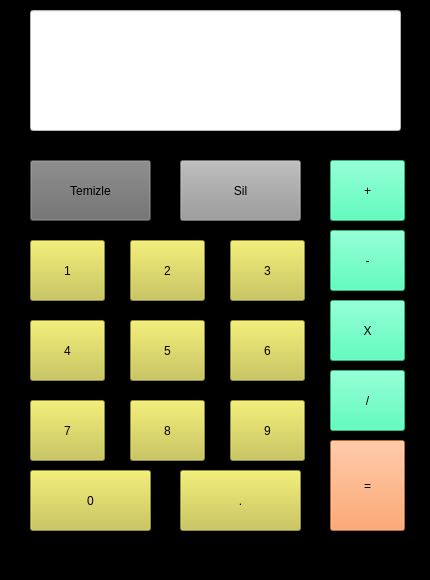
<?xml version="1.0" encoding="UTF-8"?>
<ui version="4.0">
 <class>mainWindow</class>
 <widget class="QMainWindow" name="mainWindow">
  <property name="geometry">
   <rect>
    <x>0</x>
    <y>0</y>
    <width>430</width>
    <height>580</height>
   </rect>
  </property>
  <property name="minimumSize">
   <size>
    <width>430</width>
    <height>580</height>
   </size>
  </property>
  <property name="maximumSize">
   <size>
    <width>430</width>
    <height>580</height>
   </size>
  </property>
  <property name="windowTitle">
   <string>Hesap Makinesi</string>
  </property>
  <property name="styleSheet">
   <string notr="true">background-color: rgb(0, 0, 0);</string>
  </property>
  <widget class="QWidget" name="centralwidget">
   <widget class="QPushButton" name="deleteButton">
    <property name="geometry">
     <rect>
      <x>180</x>
      <y>160</y>
      <width>121</width>
      <height>61</height>
     </rect>
    </property>
    <property name="styleSheet">
     <string notr="true">background-color: rgb(154, 154, 154);</string>
    </property>
    <property name="text">
     <string>Sil</string>
    </property>
   </widget>
   <widget class="QPushButton" name="plusButton">
    <property name="geometry">
     <rect>
      <x>330</x>
      <y>160</y>
      <width>75</width>
      <height>61</height>
     </rect>
    </property>
    <property name="styleSheet">
     <string notr="true">background-color: rgb(47, 255, 175);</string>
    </property>
    <property name="text">
     <string>+</string>
    </property>
   </widget>
   <widget class="QPushButton" name="equalButton">
    <property name="geometry">
     <rect>
      <x>330</x>
      <y>440</y>
      <width>75</width>
      <height>91</height>
     </rect>
    </property>
    <property name="styleSheet">
     <string notr="true">background-color: rgb(255, 146, 74);</string>
    </property>
    <property name="text">
     <string>=</string>
    </property>
   </widget>
   <widget class="QPushButton" name="minusButton">
    <property name="geometry">
     <rect>
      <x>330</x>
      <y>230</y>
      <width>75</width>
      <height>61</height>
     </rect>
    </property>
    <property name="styleSheet">
     <string notr="true">background-color: rgb(47, 255, 175);</string>
    </property>
    <property name="text">
     <string>-</string>
    </property>
   </widget>
   <widget class="QPushButton" name="threeButton">
    <property name="geometry">
     <rect>
      <x>230</x>
      <y>240</y>
      <width>75</width>
      <height>61</height>
     </rect>
    </property>
    <property name="styleSheet">
     <string notr="true">background-color: rgb(202, 198, 69);</string>
    </property>
    <property name="text">
     <string>3</string>
    </property>
   </widget>
   <widget class="QPushButton" name="twoButton">
    <property name="geometry">
     <rect>
      <x>130</x>
      <y>240</y>
      <width>75</width>
      <height>61</height>
     </rect>
    </property>
    <property name="styleSheet">
     <string notr="true">background-color: rgb(202, 198, 69);</string>
    </property>
    <property name="text">
     <string>2</string>
    </property>
   </widget>
   <widget class="QPushButton" name="oneButton">
    <property name="geometry">
     <rect>
      <x>30</x>
      <y>240</y>
      <width>75</width>
      <height>61</height>
     </rect>
    </property>
    <property name="styleSheet">
     <string notr="true">background-color: rgb(202, 198, 69);</string>
    </property>
    <property name="text">
     <string>1</string>
    </property>
   </widget>
   <widget class="QPushButton" name="sixButton">
    <property name="geometry">
     <rect>
      <x>230</x>
      <y>320</y>
      <width>75</width>
      <height>61</height>
     </rect>
    </property>
    <property name="styleSheet">
     <string notr="true">background-color: rgb(202, 198, 69);</string>
    </property>
    <property name="text">
     <string>6</string>
    </property>
   </widget>
   <widget class="QPushButton" name="fiveButton">
    <property name="geometry">
     <rect>
      <x>130</x>
      <y>320</y>
      <width>75</width>
      <height>61</height>
     </rect>
    </property>
    <property name="styleSheet">
     <string notr="true">background-color: rgb(202, 198, 69);</string>
    </property>
    <property name="text">
     <string>5</string>
    </property>
   </widget>
   <widget class="QPushButton" name="multipliedButton">
    <property name="geometry">
     <rect>
      <x>330</x>
      <y>300</y>
      <width>75</width>
      <height>61</height>
     </rect>
    </property>
    <property name="styleSheet">
     <string notr="true">background-color: rgb(47, 255, 175);</string>
    </property>
    <property name="text">
     <string>X</string>
    </property>
   </widget>
   <widget class="QPushButton" name="fourButton">
    <property name="geometry">
     <rect>
      <x>30</x>
      <y>320</y>
      <width>75</width>
      <height>61</height>
     </rect>
    </property>
    <property name="styleSheet">
     <string notr="true">background-color: rgb(202, 198, 69);</string>
    </property>
    <property name="text">
     <string>4</string>
    </property>
   </widget>
   <widget class="QPushButton" name="sevenButton">
    <property name="geometry">
     <rect>
      <x>30</x>
      <y>400</y>
      <width>75</width>
      <height>61</height>
     </rect>
    </property>
    <property name="styleSheet">
     <string notr="true">background-color: rgb(202, 198, 69);</string>
    </property>
    <property name="text">
     <string>7</string>
    </property>
   </widget>
   <widget class="QPushButton" name="eightButton">
    <property name="geometry">
     <rect>
      <x>130</x>
      <y>400</y>
      <width>75</width>
      <height>61</height>
     </rect>
    </property>
    <property name="styleSheet">
     <string notr="true">background-color: rgb(202, 198, 69);</string>
    </property>
    <property name="text">
     <string>8</string>
    </property>
   </widget>
   <widget class="QPushButton" name="nineButton">
    <property name="geometry">
     <rect>
      <x>230</x>
      <y>400</y>
      <width>75</width>
      <height>61</height>
     </rect>
    </property>
    <property name="styleSheet">
     <string notr="true">background-color: rgb(202, 198, 69);</string>
    </property>
    <property name="text">
     <string>9</string>
    </property>
   </widget>
   <widget class="QPushButton" name="dividedButton">
    <property name="geometry">
     <rect>
      <x>330</x>
      <y>370</y>
      <width>75</width>
      <height>61</height>
     </rect>
    </property>
    <property name="styleSheet">
     <string notr="true">background-color: rgb(47, 255, 175);</string>
    </property>
    <property name="text">
     <string>/</string>
    </property>
   </widget>
   <widget class="QPushButton" name="clearButton">
    <property name="geometry">
     <rect>
      <x>30</x>
      <y>160</y>
      <width>121</width>
      <height>61</height>
     </rect>
    </property>
    <property name="styleSheet">
     <string notr="true">background-color: rgb(107, 107, 107);</string>
    </property>
    <property name="text">
     <string>Temizle</string>
    </property>
   </widget>
   <widget class="QPushButton" name="zeroButton">
    <property name="geometry">
     <rect>
      <x>30</x>
      <y>470</y>
      <width>121</width>
      <height>61</height>
     </rect>
    </property>
    <property name="styleSheet">
     <string notr="true">background-color: rgb(202, 198, 69);</string>
    </property>
    <property name="text">
     <string>0</string>
    </property>
   </widget>
   <widget class="QPushButton" name="dotButton">
    <property name="geometry">
     <rect>
      <x>180</x>
      <y>470</y>
      <width>121</width>
      <height>61</height>
     </rect>
    </property>
    <property name="styleSheet">
     <string notr="true">background-color: rgb(202, 198, 69);</string>
    </property>
    <property name="text">
     <string>.</string>
    </property>
   </widget>
   <widget class="QLineEdit" name="lineEdit">
    <property name="geometry">
     <rect>
      <x>30</x>
      <y>10</y>
      <width>371</width>
      <height>121</height>
     </rect>
    </property>
    <property name="styleSheet">
     <string notr="true">background-color: rgb(255, 255, 255);</string>
    </property>
   </widget>
  </widget>
  <widget class="QMenuBar" name="menubar">
   <property name="geometry">
    <rect>
     <x>0</x>
     <y>0</y>
     <width>430</width>
     <height>21</height>
    </rect>
   </property>
  </widget>
  <widget class="QStatusBar" name="statusbar"/>
 </widget>
 <resources/>
 <connections/>
</ui>
